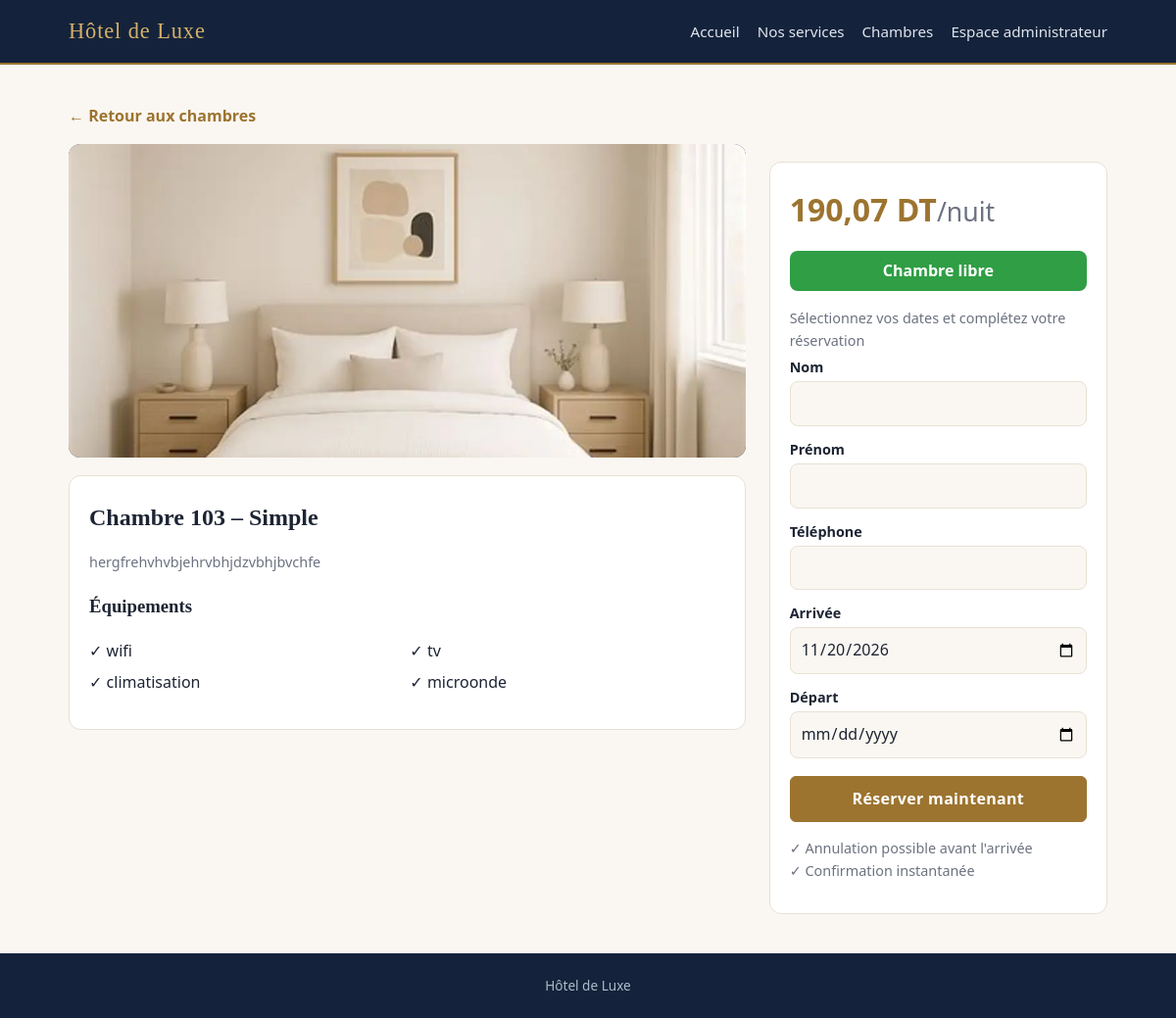
Page /chambres/1/ on the committed database.
### hotel/models.py (models this page shows, shortened)
class Chambre(models.Model):
    TYPES = [("simple", "Simple"), ("double", "Double"), ("suite", "Suite")]
    num_chambre = models.PositiveIntegerField(
        "Numéro de chambre", unique=True, validators=[MinValueValidator(1)])
    type_chambre = models.CharField("Type", max_length=10, choices=TYPES)
    prix_nuit = models.DecimalField(
        "Prix par nuit", max_digits=8, decimal_places=2,
        validators=[MinValueValidator(Decimal("0.01"))])
    description = models.TextField(blank=True)
    equipements = models.CharField(
        "Équipements", max_length=200, blank=True,
        help_text="Séparés par des virgules. Ex : WiFi, TV, Climatisation")
    photo = models.FileField("Photo", upload_to="chambres/", blank=True)
    objects = ChambreQuerySet.as_manager()
    class Meta:
        ordering = ["num_chambre"]
    @property
    def liste_equipements(self):
        return [e.strip() for e in self.equipements.split(",") if e.strip()]
    @property
    def est_occupee(self):
        if hasattr(self, "occupee"):
            return self.occupee
        return self.reservation_actuelle() is not None

### hotel/views.py (the view)
# urls.py: path("chambres/<int:pk>/", views.detail_chambre, name="detail_chambre"),
def detail_chambre(request, pk):
    chambre = get_object_or_404(Chambre.objects.avec_statut(), pk=pk)
    if request.method == "POST":
        form = ReservationRapideForm(request.POST, chambre=chambre)
        if form.is_valid():
            reservation = form.enregistrer()
            messages.success(
                request,
                f"Réservation {reservation.numero} confirmée : chambre {chambre.num_chambre}, "
                f"du {reservation.date_debut:%d/%m/%Y} au {reservation.date_fin:%d/%m/%Y} "
                f"({reservation.nb_nuits} nuit(s)).")
            return redirect("detail_chambre", pk=pk)
    else:
        form = ReservationRapideForm(chambre=chambre)
    return render(request, "hotel/chambre_detail.html", {"chambre": chambre, "form": form})

### hotel/forms.py (shortened to what this page needs)
class ReservationRapideForm(forms.Form):
    nom = forms.CharField(max_length=50)
    prenom = forms.CharField(label="Prénom", max_length=50)
    telephone = forms.CharField(label="Téléphone", max_length=20, validators=[validateur_telephone])
    date_debut = forms.DateField(label="Arrivée", widget=DateHtml())
    date_fin = forms.DateField(label="Départ", widget=DateHtml())
    def __init__(self, *args, chambre, **kwargs):
        super().__init__(*args, **kwargs)
        self.chambre = chambre
        self.fields["date_debut"].initial = aujourdhui()

### hotel/context.py (called while the page is built)
def parametres_hotel(request):
    return {"NOM_HOTEL": settings.NOM_HOTEL, "DEVISE": settings.DEVISE}

### hotel/models.py (called while the page is built)
def aujourdhui():
    return timezone.localdate()

    def avec_statut(self, jour=None):
        jour = jour or aujourdhui()
        en_cours = Reservation.objects.filter(
            chambre=OuterRef("pk"), date_debut__lte=jour, date_fin__gt=jour)
        return self.annotate(occupee=Exists(en_cours))

### hotel/templates/hotel/chambre_detail.html (shortened to what this page needs)
{% extends "hotel/base.html" %}
{% block contenu %}
<p><a href="{% url 'liste_chambres' %}" class="retour">← Retour aux chambres</a></p>
<div class="detail">
  <section>
    <div class="photo photo-grande">
      {% if chambre.photo %}<img src="{{ chambre.photo.url }}" alt="Chambre {{ chambre.num_chambre }}">{% else %}🛏️{% endif %}
    </div>
    <div class="panneau">
      <h1>Chambre {{ chambre.num_chambre }} – {{ chambre.get_type_chambre_display }}</h1>
      <p class="aide">{{ chambre.description }}</p>
      <h3>Équipements</h3>
      <ul class="equipements">
        {% for e in chambre.liste_equipements %}<li>✓ {{ e }}</li>{% empty %}<li>Non renseignés</li>{% endfor %}
      </ul>
    </div>
  </section>
  <aside class="panneau reservation">
    <p class="prix grand">{{ chambre.prix_nuit|floatformat:"-2" }} {{ DEVISE }}<small>/nuit</small></p>
    {% if chambre.est_occupee %}
      <p class="etat rouge">Occupée aujourd'hui</p>
      <p class="aide">Vous pouvez réserver à partir d'une autre date.</p>
    {% else %}
      <p class="etat vert">Chambre libre</p>
    {% endif %}
    <p class="aide">Sélectionnez vos dates et complétez votre réservation</p>
    <form method="post">{% csrf_token %}
      {% include "hotel/_champs.html" %}
      <button class="bouton large">Réserver maintenant</button>
    </form>
    <ul class="avantages"><li>✓ Annulation possible avant l'arrivée</li><li>✓ Confirmation instantanée</li></ul>
  </aside>
</div>
{% endblock %}

### hotel/static/hotel/style.css (style rules this page uses)
:root { --marine:#14233b;--accent:#9c742f;--or:#d4b06a;--fond:#faf7f2;--carte:#fff;--texte:#1d2433;--gris:#6c7280; --bordure:#e8e1d3;--logo:#14233b;--vert:#2f9e44;--rouge:#d6483a;--bleu:#2f7fd1; --serif:Georgia,"Times New Roman",serif }
* { box-sizing:border-box }
html { scroll-behavior:smooth }
body { margin:0;font-family:"Segoe UI",system-ui,sans-serif;background:var(--fond);color:var(--texte);line-height:1.6 }
h1,h2,h3 { font-family:var(--serif);font-weight:600 }
h1 { margin:.2em 0 .6em }
.bouton { display:inline-block;background:var(--accent);color:#fff;padding:10px 20px;border-radius:6px;border:1px solid var(--accent); text-decoration:none;cursor:pointer;font:inherit;font-weight:600;letter-spacing:.02em }
.bouton.large { width:100%;margin-top:6px }
.photo { display:block;height:170px;background:linear-gradient(135deg,#34557f,#14233b);text-align:center;font-size:3rem;line-height:170px;overflow:hidden;text-decoration:none }
.photo img { width:100%;height:100%;object-fit:cover;display:block }
.photo-grande { height:320px;line-height:320px;border-radius:12px }
.prix { color:var(--accent);font-weight:700;font-size:1.2rem;margin:4px 0 }
.prix small { font-weight:400;color:var(--gris) }
.prix.grand { font-size:2rem }
.etat { padding:8px;border-radius:8px;text-align:center;color:#fff;font-weight:600 }
.etat.vert { background:var(--vert) }
.detail { display:grid;grid-template-columns:2fr 1fr;gap:24px;align-items:start }
.panneau { background:var(--carte);border:1px solid var(--bordure);border-radius:12px;padding:18px 20px;margin-top:18px }
.equipements { list-style:none;padding:0;display:grid;grid-template-columns:1fr 1fr;gap:6px }
.avantages { list-style:none;padding:0;color:var(--gris);font-size:.9rem }
.retour { color:var(--accent);text-decoration:none;font-weight:600 }
.aide { color:var(--gris);font-size:.9rem;margin:4px 0 }
input,select,textarea { width:100%;padding:9px 10px;border:1px solid var(--bordure);border-radius:8px;background:var(--fond);color:var(--texte);font:inherit }

### rows in the picture
Chambre: photo (picture), num_chambre "103", type_chambre "Simple", description "hergfrehvhvbjehrvbhjdzvbhjbvchfe", prix_nuit "190,07"

### other values in the picture
{{ NOM_HOTEL }} "Hôtel de Luxe"
{{ e }} "wifi" "tv" "climatisation" "microonde"
{{ DEVISE }} "DT"
{{ champ.label }} "Nom" "Prénom" "Téléphone" "Arrivée" "Départ"
